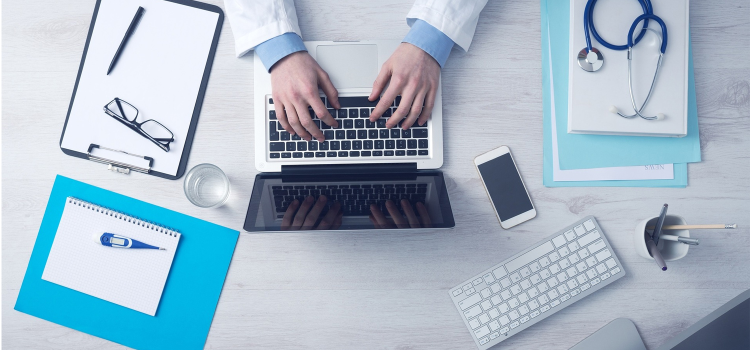
%> input picture banner.jpg, 1500 x 700 px (shown at 1/2 size)
$ octave encry.m   (GNU Octave 9; MATLAB toolbox functions it lacks are replaced by stand-ins)
%> lines starting %> are read from the running program, lines starting %| are printed output that depends on the picture
clc
clear all
%close all
k=input('key');
%> the answer given: 3
si=input('si');
%> the answer given: 3
[fname,path]=uigetfile('choose encryption image');
%> the answer given: banner.jpg
I=imread([path,fname]);
%> I is the input picture: size 700x1500x3 uint8; mean R, G, B 165.3, 183.9, 199
r=256;
c=256;
I=rgb2gray(I);
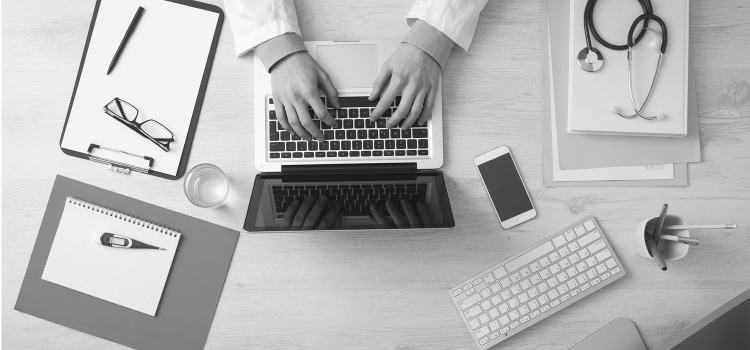
%> I: size 700x1500 uint8 (shown at 1/2 size); min 7, max 255, mean 180.1
I=imresize(I,[r,c]);
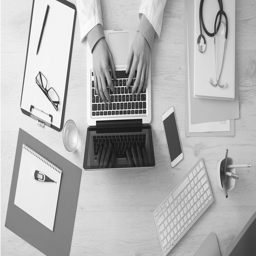
%> I: size 256x256 uint8; min 19, max 255, mean 180.1
figure
imshow(I)
key=zeros(1,r*c);
key(1)=k;
NEQR=zeros(r,c);
mm=1;
nn=1;
%> (the run ends here)
